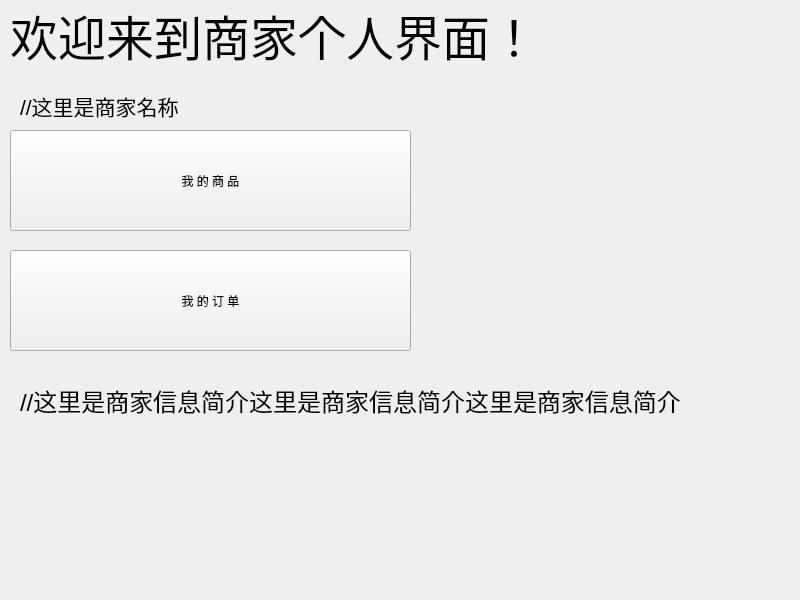
<?xml version="1.0" encoding="UTF-8"?>
<ui version="4.0">
 <class>Widget</class>
 <widget class="QWidget" name="Widget">
  <property name="geometry">
   <rect>
    <x>0</x>
    <y>0</y>
    <width>800</width>
    <height>600</height>
   </rect>
  </property>
  <property name="windowTitle">
   <string>Widget</string>
  </property>
  <widget class="QLabel" name="label">
   <property name="geometry">
    <rect>
     <x>10</x>
     <y>0</y>
     <width>511</width>
     <height>61</height>
    </rect>
   </property>
   <property name="text">
    <string>&lt;html&gt;&lt;head/&gt;&lt;body&gt;&lt;p&gt;&lt;span style=&quot; font-size:36pt;&quot;&gt;欢迎来到商家个人界面！&lt;/span&gt;&lt;/p&gt;&lt;/body&gt;&lt;/html&gt;</string>
   </property>
  </widget>
  <widget class="QPushButton" name="ButtonToCh">
   <property name="geometry">
    <rect>
     <x>10</x>
     <y>130</y>
     <width>401</width>
     <height>101</height>
    </rect>
   </property>
   <property name="text">
    <string>我 的 商 品</string>
   </property>
  </widget>
  <widget class="QPushButton" name="ButtonToDi">
   <property name="geometry">
    <rect>
     <x>10</x>
     <y>250</y>
     <width>401</width>
     <height>101</height>
    </rect>
   </property>
   <property name="text">
    <string>我 的 订 单</string>
   </property>
  </widget>
  <widget class="QLabel" name="label_3">
   <property name="geometry">
    <rect>
     <x>20</x>
     <y>90</y>
     <width>251</width>
     <height>31</height>
    </rect>
   </property>
   <property name="text">
    <string>&lt;html&gt;&lt;head/&gt;&lt;body&gt;&lt;p&gt;&lt;span style=&quot; font-size:16pt;&quot;&gt;//这里是商家名称&lt;/span&gt;&lt;/p&gt;&lt;/body&gt;&lt;/html&gt;</string>
   </property>
  </widget>
  <widget class="QLabel" name="label_4">
   <property name="geometry">
    <rect>
     <x>20</x>
     <y>380</y>
     <width>741</width>
     <height>41</height>
    </rect>
   </property>
   <property name="text">
    <string>&lt;html&gt;&lt;head/&gt;&lt;body&gt;&lt;p&gt;&lt;span style=&quot; font-size:18pt;&quot;&gt;//这里是商家信息简介这里是商家信息简介这里是商家信息简介&lt;/span&gt;&lt;/p&gt;&lt;/body&gt;&lt;/html&gt;</string>
   </property>
  </widget>
 </widget>
 <resources/>
 <connections/>
</ui>
